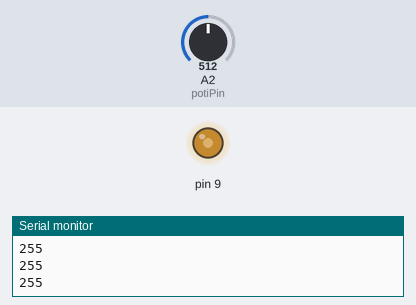
The sketch below on a simulated Arduino Uno, built with avr-gcc and run on an emulated ATmega328P. On the bench: output pins drawn as LEDs (lit = HIGH), the last lines printed to the serial monitor. Inputs (shaded band) come from the test bench; at power-on: A2 (potiPin) = 512.

Above: at 1.2 s.
1.3 s: A2 (potiPin) set to 716
At 2.0 s:
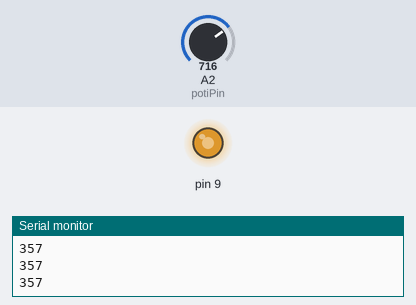
2.8 s: A2 (potiPin) set to 900
At 3.3 s:
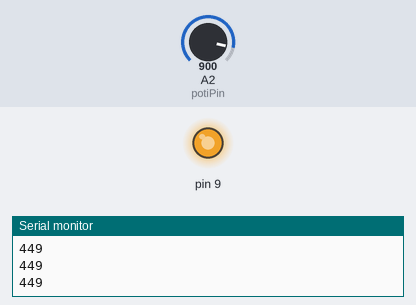
4.3 s: A2 (potiPin) set to 122
At 5.5 s:
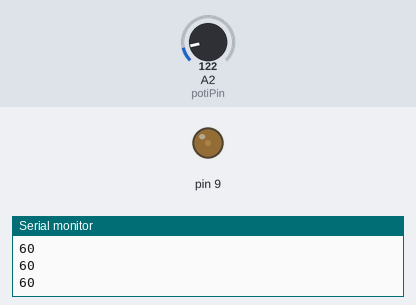
5.8 s: A2 (potiPin) set to 0
At 6.8 s:
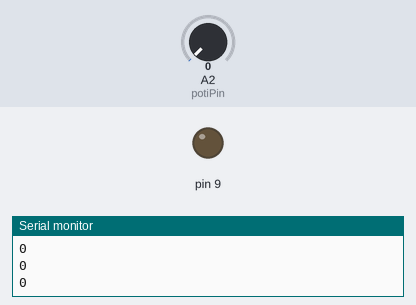
7.3 s: A2 (potiPin) set to 511
At 7.8 s:
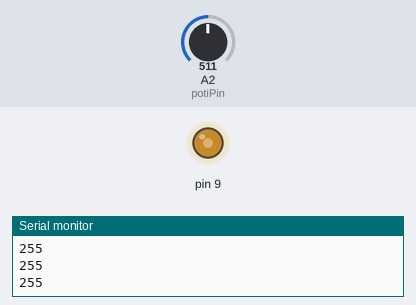
Timing chart, 0 to 9.8 s (numbered marks = the images above; inputs shaded):
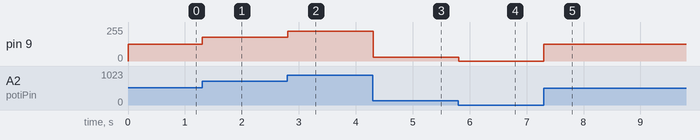

The sketch:

Lueftersteuerung.ino
```cpp
/*************************************************************************************************
                                      PROGRAMMINFO
**************************************************************************************************
Funktion: Motordrehzahl PWM Steuerung 20kHz mit Potentiometer Steuerung
Links-Rechtslauf Arduino II 149 Wohnmobil Tom
(Aufloesung 9 Bit = 512 Stufen).

**************************************************************************************************
Version: 12.04.2022
**************************************************************************************************
Board: UNO
**************************************************************************************************
C++ Arduino IDE V1.8.13
**************************************************************************************************
Einstellungen:
https://dl.espressif.com/dl/package_esp32_index.json
http://dan.drown.org/stm32duino/package_STM32duino_index.json
https://raw.githubusercontent.com/espressif/arduino-esp32/gh-pages/package_esp32_dev_index.json
*************************************************************************************************
**************************************************************************************************/

#define potiPin 2 //Eingang Poti ist A2

int potiWert;
bool pwmStatus = true;

void setup() {
  Serial.begin(115200);

//Loeschen der Timer/Counter Control Register A und B
  TCCR1A = 0;
  TCCR1B = 0;

//Modus Fast PWM-Mode 9 Bit einstellen
  TCCR1A |= (0 << WGM10) | (1 << WGM11);
  TCCR1B |= (1 << WGM12);

//Vorteiler auf 1 setzen
  TCCR1B |= (1 << CS10);

//Nichtinvertiertes PWM-Signal setzen
  TCCR1A |= (1 << COM1A1);

//PWM-Pin 9 als Ausgang definieren
  DDRB |= (1 << DDB1);
}

void loop() {
  potiWert = analogRead(potiPin); //Potiwert einlesen (Auflösung Analogeingang = 10 Bit)


  //Anpassung PotiWert auf 10 Bit: 0-1023, keine Anpassung
  //Anpassung PotiWert auf 9 Bit: 0-511:
  //Anpassung PotiWert auf 8 Bit: 0-255:
  potiWert = map(potiWert, 0, 1023, 0, 511);


  if (potiWert == 0 && pwmStatus)
  {
    TCCR1A &= ~(1 << COM1A1); //COM1A1-Bit loeschen
    pwmStatus = false;
  }
  else if (potiWert > 0 && !pwmStatus)
  {
    TCCR1A |= (1 << COM1A1); //COM1A1-Bit setzen
    pwmStatus = true;
  }

  OCR1A = potiWert; // Setzen des Impuls-Pausenverhaeltnis

  Serial.println(potiWert);
  delay(15);
}
```

Measured:
- after the input at 1.3 s, pin 9: 127/255 → 178/255 at once
- after the input at 2.8 s, pin 9: 178/255 → 224/255 at once
- after the input at 4.3 s, pin 9: 224/255 → 30/255 at once
- after the input at 5.8 s, pin 9: 30/255 → 0/255 at once
- after the input at 7.3 s, pin 9: 0/255 → 127/255 at once
